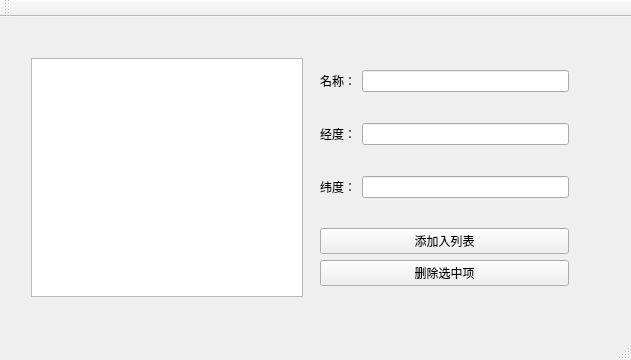
<?xml version="1.0" encoding="UTF-8"?>
<ui version="4.0">
 <class>OperateXmlClass</class>
 <widget class="QMainWindow" name="OperateXmlClass">
  <property name="geometry">
   <rect>
    <x>0</x>
    <y>0</y>
    <width>631</width>
    <height>360</height>
   </rect>
  </property>
  <property name="windowTitle">
   <string>OperateXml</string>
  </property>
  <widget class="QWidget" name="centralWidget">
   <widget class="QWidget" name="layoutWidget">
    <property name="geometry">
     <rect>
      <x>20</x>
      <y>30</y>
      <width>571</width>
      <height>261</height>
     </rect>
    </property>
    <layout class="QGridLayout" name="gridLayout_5">
     <item row="0" column="0" rowspan="4">
      <widget class="QTableView" name="tableView"/>
     </item>
     <item row="0" column="1">
      <widget class="QWidget" name="widget" native="true">
       <layout class="QGridLayout" name="gridLayout">
        <item row="0" column="0">
         <widget class="QLabel" name="label">
          <property name="text">
           <string>名称：</string>
          </property>
         </widget>
        </item>
        <item row="0" column="1">
         <widget class="QLineEdit" name="lineEdit_name"/>
        </item>
       </layout>
      </widget>
     </item>
     <item row="1" column="1">
      <widget class="QWidget" name="widget_2" native="true">
       <layout class="QGridLayout" name="gridLayout_2">
        <item row="0" column="0">
         <widget class="QLabel" name="label_2">
          <property name="text">
           <string>经度：</string>
          </property>
         </widget>
        </item>
        <item row="0" column="1">
         <widget class="QLineEdit" name="lineEdit_lon"/>
        </item>
       </layout>
      </widget>
     </item>
     <item row="2" column="1">
      <widget class="QWidget" name="widget_3" native="true">
       <layout class="QGridLayout" name="gridLayout_3">
        <item row="0" column="0">
         <widget class="QLabel" name="label_3">
          <property name="text">
           <string>纬度：</string>
          </property>
         </widget>
        </item>
        <item row="0" column="1">
         <widget class="QLineEdit" name="lineEdit_lat"/>
        </item>
       </layout>
      </widget>
     </item>
     <item row="3" column="1">
      <widget class="QWidget" name="widget_4" native="true">
       <layout class="QGridLayout" name="gridLayout_4">
        <item row="0" column="0">
         <widget class="QPushButton" name="pushButton_add">
          <property name="text">
           <string>添加入列表</string>
          </property>
         </widget>
        </item>
        <item row="1" column="0">
         <widget class="QPushButton" name="pushButton_del">
          <property name="text">
           <string>删除选中项</string>
          </property>
         </widget>
        </item>
       </layout>
      </widget>
     </item>
    </layout>
   </widget>
  </widget>
  <widget class="QMenuBar" name="menuBar">
   <property name="geometry">
    <rect>
     <x>0</x>
     <y>0</y>
     <width>631</width>
     <height>26</height>
    </rect>
   </property>
  </widget>
  <widget class="QToolBar" name="mainToolBar">
   <attribute name="toolBarArea">
    <enum>TopToolBarArea</enum>
   </attribute>
   <attribute name="toolBarBreak">
    <bool>false</bool>
   </attribute>
  </widget>
  <widget class="QStatusBar" name="statusBar"/>
 </widget>
 <layoutdefault spacing="6" margin="11"/>
 <resources>
  <include location="operatexml.qrc"/>
 </resources>
 <connections/>
</ui>
